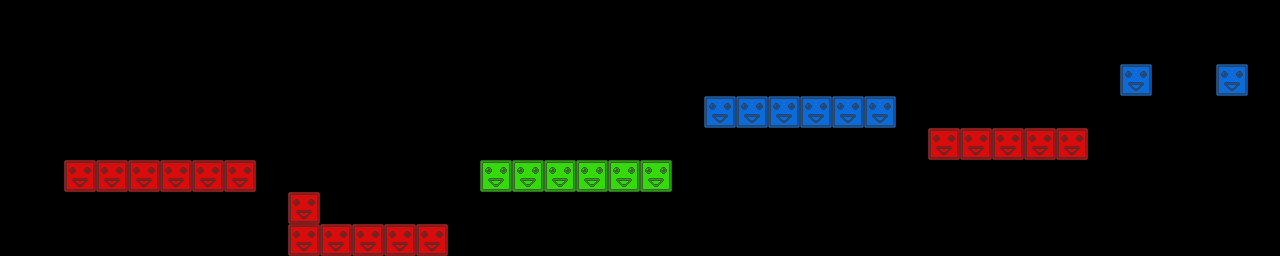

This is a level from a 2D game, rendered from its Tiled map with the project's own tilesets. A one-line summary and the map file follow, with tile-layer data summarised:
An orthogonal 40x8 tile map with 32x32 px tiles, 3 tile layers (red, green, blue) and 6 objects.

<map version="1.0" orientation="orthogonal" width="40" height="8" tilewidth="32" tileheight="32">
 <tileset firstgid="1" name="blocks" tilewidth="32" tileheight="32">
  <image source="blocks.png" width="96" height="32" />
 </tileset>
 <layer name="red" width="40" height="8">
  <data>[320 cells, 17 non-empty, 1 distinct tile ids]</data>
 </layer>
 <layer name="green" width="40" height="8">
  <data>[320 cells, 6 non-empty, 1 distinct tile ids]</data>
 </layer>
 <layer name="blue" width="40" height="8">
  <data>[320 cells, 8 non-empty, 1 distinct tile ids]</data>
 </layer>
 <objectgroup name="crystals" width="40" height="8">
  <object x="720" y="77">
   <ellipse />
  </object>
  <object x="846" y="76">
   <ellipse />
  </object>
  <object x="495" y="147">
   <ellipse />
  </object>
  <object x="626" y="145">
   <ellipse />
  </object>
  <object x="115" y="140">
   <ellipse />
  </object>
  <object x="384" y="205">
   <ellipse />
  </object>
 </objectgroup>
</map>
